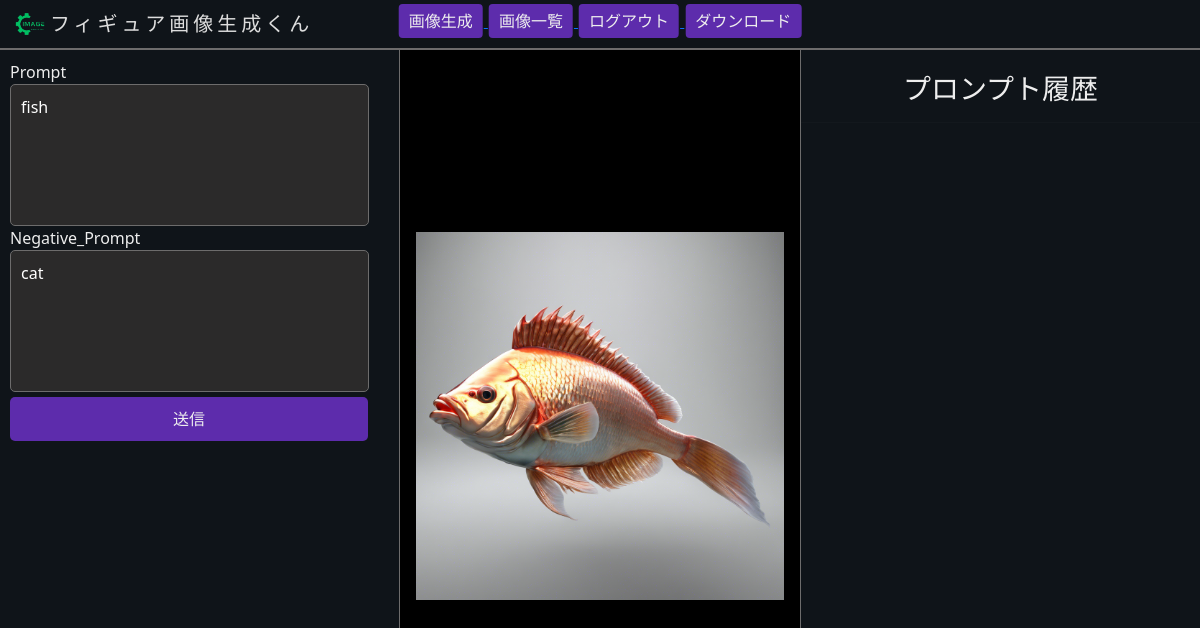
Page /images/17/ (signed in) on the earlier database version.
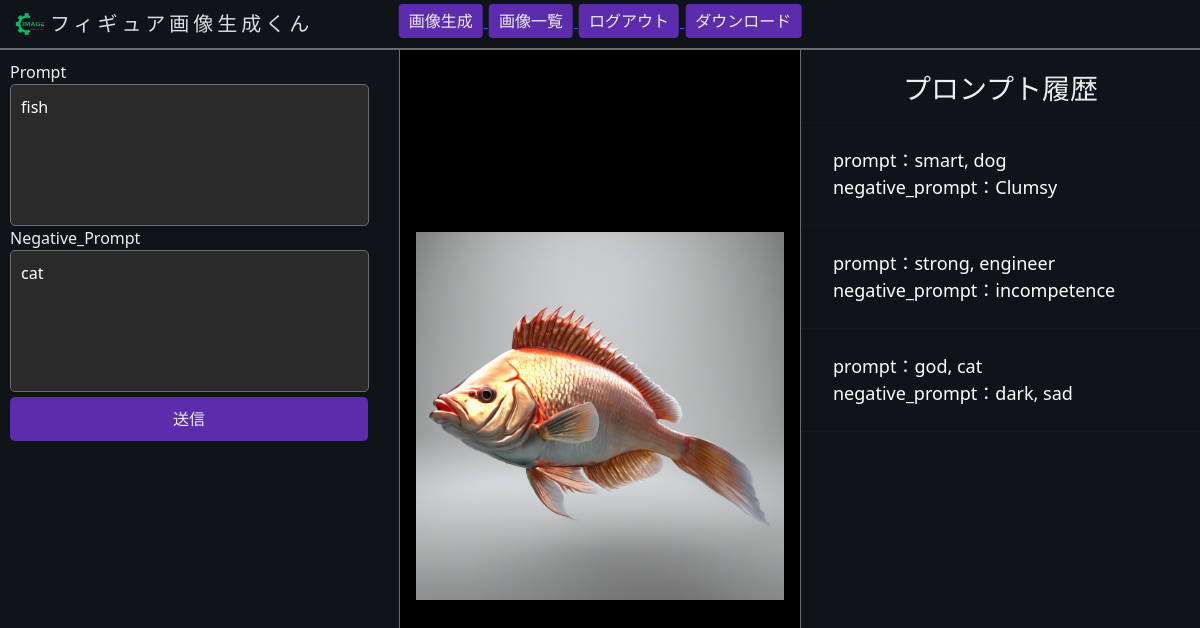
Same page on the later database version.
### app/models.py (models this page shows, shortened)
class Image(models.Model):
    imageID = models.AutoField(primary_key=True)
    user_ID = models.ForeignKey(User, on_delete=models.CASCADE)
    image_path = models.ImageField(upload_to='img/')  # 画像を保存するディレクトリを指定
    prompt = models.CharField(max_length=255,default='')
    negative_prompt = models.CharField(max_length=255,default='')

### app/views.py (the view)
# urls.py: path('images/<int:image_id>/', image_detail_view, name='image_detail'),
def image_detail_view(request, image_id):
    image = get_object_or_404(Image, pk=image_id)
    Images = Image.objects.filter(user_ID=request.user)
    return render(request, 'app/index.html', {'image': image, 'Images': Images})

### templates/app/index.html (shortened to what this page needs)
{% extends 'base.html' %}
{% load static %}
{% load socialaccount %}
{% block content %}
    {% if user.is_authenticated %}
        <div class="sidebar sidebar-left">
            {% if user.is_authenticated %}
                <form action="{% url 'index' %}" method="post">
                    {% if image %}
                        <div class="prompt">Prompt</div>
                        <textarea class="sidebar-textarea" name="prompt" id="prompt" rows="5" cols="30"
                                  placeholder="テキストを入力してください">{{ image.prompt }}</textarea>
                        <div class="prompt">Negative_Prompt</div>
                        <textarea class="sidebar-textarea" name="negative_prompt" id="negative_prompt" rows="5"
                                  cols="30"
                                  placeholder="テキストを入力してください">{{ image.negative_prompt }}</textarea>
                        <button id="submit-button" type="submit">送信</button>
                    {% endif %}
                </form>
            {% endif %}
        </div>
        <div class="content">
            {% if image %}
                <div class="image-center" style="margin-bottom: -20%">
                    <img src="{% static image.image_path %}">
                </div>
            {% endif %}
        </div>
        <div class="sidebar sidebar-right">
            <h3 style="color: #EEEEEE;text-align: center;margin-top: -7%">プロンプト履歴</h3>
            <hr>
            {% if user.is_authenticated %}
                {% for i in Images reversed %}
                    <a href="{% url 'image_detail' i.imageID %}">prompt：{{ i.prompt }}<br>negative_prompt：{{ i.negative_prompt }}
                    </a>
                    <hr>
                {% endfor %}
            {% endif %}
        </div>
    {% endif %}
{% endblock %}

Differences in the rows shown:
added Image: prompt "smart, dog", negative_prompt "Clumsy"
added Image: prompt "strong, engineer", negative_prompt "incompetence"
added Image: prompt "god, cat", negative_prompt "dark, sad"
